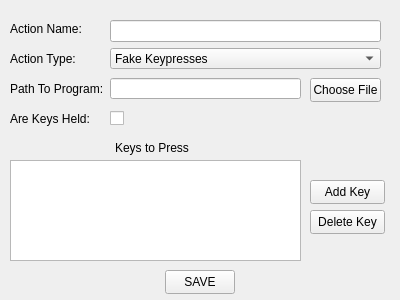
<?xml version="1.0" encoding="UTF-8"?>
<ui version="4.0">
 <class>ActionEditor</class>
 <widget class="QWidget" name="ActionEditor">
  <property name="geometry">
   <rect>
    <x>0</x>
    <y>0</y>
    <width>400</width>
    <height>300</height>
   </rect>
  </property>
  <property name="windowTitle">
   <string>Action Editor</string>
  </property>
  <property name="windowIcon">
   <iconset resource="MacroApp.qrc">
    <normaloff>:/MacroApp/logo.png</normaloff>:/MacroApp/logo.png</iconset>
  </property>
  <widget class="QLabel" name="actionIDLabel">
   <property name="geometry">
    <rect>
     <x>10</x>
     <y>18</y>
     <width>81</width>
     <height>21</height>
    </rect>
   </property>
   <property name="text">
    <string>Action Name:</string>
   </property>
  </widget>
  <widget class="QLabel" name="actionTypeLabel">
   <property name="geometry">
    <rect>
     <x>10</x>
     <y>48</y>
     <width>71</width>
     <height>21</height>
    </rect>
   </property>
   <property name="text">
    <string>Action Type:</string>
   </property>
  </widget>
  <widget class="QComboBox" name="actionTypeBox">
   <property name="geometry">
    <rect>
     <x>110</x>
     <y>48</y>
     <width>271</width>
     <height>21</height>
    </rect>
   </property>
   <item>
    <property name="text">
     <string>Fake Keypresses</string>
    </property>
   </item>
   <item>
    <property name="text">
     <string>Open Program</string>
    </property>
   </item>
   <item>
    <property name="text">
     <string>No Action</string>
    </property>
   </item>
  </widget>
  <widget class="QLabel" name="pathToProgramLabel">
   <property name="geometry">
    <rect>
     <x>10</x>
     <y>78</y>
     <width>101</width>
     <height>21</height>
    </rect>
   </property>
   <property name="text">
    <string>Path To Program:</string>
   </property>
  </widget>
  <widget class="QLabel" name="areKeysHeldLabel">
   <property name="geometry">
    <rect>
     <x>10</x>
     <y>108</y>
     <width>91</width>
     <height>21</height>
    </rect>
   </property>
   <property name="text">
    <string>Are Keys Held:</string>
   </property>
  </widget>
  <widget class="QCheckBox" name="areKeysHeldBox">
   <property name="geometry">
    <rect>
     <x>110</x>
     <y>108</y>
     <width>16</width>
     <height>20</height>
    </rect>
   </property>
   <property name="text">
    <string/>
   </property>
  </widget>
  <widget class="QListWidget" name="keysToPressBox">
   <property name="geometry">
    <rect>
     <x>10</x>
     <y>160</y>
     <width>291</width>
     <height>101</height>
    </rect>
   </property>
   <property name="isWrapping" stdset="0">
    <bool>false</bool>
   </property>
   <property name="wordWrap">
    <bool>true</bool>
   </property>
  </widget>
  <widget class="QLabel" name="keysToPressLabel">
   <property name="geometry">
    <rect>
     <x>115</x>
     <y>137</y>
     <width>81</width>
     <height>21</height>
    </rect>
   </property>
   <property name="text">
    <string>Keys to Press</string>
   </property>
  </widget>
  <widget class="QPushButton" name="addKeyButton">
   <property name="geometry">
    <rect>
     <x>310</x>
     <y>180</y>
     <width>75</width>
     <height>24</height>
    </rect>
   </property>
   <property name="text">
    <string>Add Key</string>
   </property>
  </widget>
  <widget class="QPushButton" name="deleteKeyButton">
   <property name="geometry">
    <rect>
     <x>310</x>
     <y>210</y>
     <width>75</width>
     <height>24</height>
    </rect>
   </property>
   <property name="text">
    <string>Delete Key</string>
   </property>
  </widget>
  <widget class="QLineEdit" name="actionNameText">
   <property name="geometry">
    <rect>
     <x>110</x>
     <y>20</y>
     <width>271</width>
     <height>22</height>
    </rect>
   </property>
  </widget>
  <widget class="QLineEdit" name="programPathBox">
   <property name="geometry">
    <rect>
     <x>110</x>
     <y>78</y>
     <width>191</width>
     <height>21</height>
    </rect>
   </property>
  </widget>
  <widget class="QPushButton" name="saveButton">
   <property name="geometry">
    <rect>
     <x>165</x>
     <y>270</y>
     <width>70</width>
     <height>24</height>
    </rect>
   </property>
   <property name="text">
    <string>SAVE</string>
   </property>
  </widget>
  <widget class="QPushButton" name="chooseFileButton">
   <property name="geometry">
    <rect>
     <x>310</x>
     <y>78</y>
     <width>71</width>
     <height>24</height>
    </rect>
   </property>
   <property name="text">
    <string>Choose File</string>
   </property>
  </widget>
 </widget>
 <layoutdefault spacing="6" margin="11"/>
 <resources>
  <include location="MacroApp.qrc"/>
 </resources>
 <connections/>
</ui>
